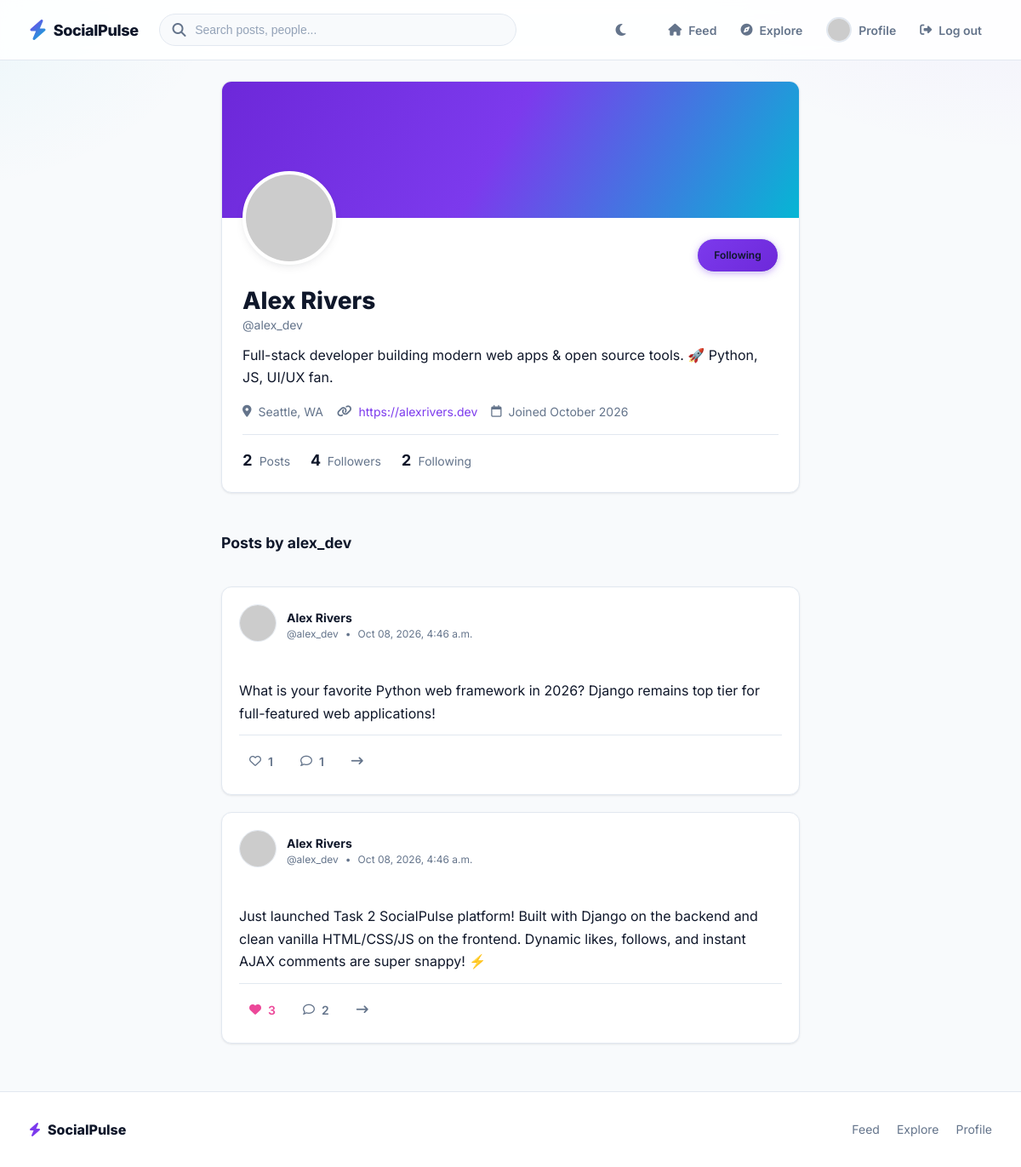
Screenshot of /profile/alex_dev/ (signed in) with the database file from the repository.
### social/models.py (models this page shows, shortened)
class Profile(models.Model):
    user = models.OneToOneField(User, on_delete=models.CASCADE, related_name='profile')
    bio = models.TextField(max_length=500, blank=True, default='')
    avatar = models.ImageField(upload_to='avatars/', blank=True, null=True)
    location = models.CharField(max_length=100, blank=True, default='')
    website = models.URLField(max_length=200, blank=True, default='')
    created_at = models.DateTimeField(auto_now_add=True)
    @property
    def avatar_url(self):
        if self.avatar and hasattr(self.avatar, 'url'):
            return self.avatar.url
        return f"https://ui-avatars.com/api/?name={self.user.username}&background=6366f1&color=ffffff&size=150"

class Post(models.Model):
    author = models.ForeignKey(User, on_delete=models.CASCADE, related_name='posts')
    content = models.TextField(max_length=500)
    image = models.ImageField(upload_to='posts/', blank=True, null=True)
    created_at = models.DateTimeField(auto_now_add=True)
    updated_at = models.DateTimeField(auto_now=True)
    class Meta:
        ordering = ['-created_at']
    @property
    def likes_count(self):
        return self.likes.count()
    @property
    def comments_count(self):
        return self.comments.count()

### social/views.py (the view)
# urls.py: path('profile/<str:username>/', views.profile_view, name='profile'),
@login_required
def profile_view(request, username):
    user_obj = get_object_or_404(User.objects.select_related('profile'), username=username)
    posts = user_obj.posts.all().select_related('author', 'author__profile').prefetch_related('likes', 'comments')
    user_liked_post_ids = set(Like.objects.filter(user=request.user).values_list('post_id', flat=True))
    for post in posts:
        post.is_liked = post.id in user_liked_post_ids
    followers_count = user_obj.followers_set.count()
    following_count = user_obj.following_set.count()
    is_following = Follow.objects.filter(follower=request.user, following=user_obj).exists() if request.user != user_obj else False
    context = {
        'profile_user': user_obj,
        'posts': posts,
        'followers_count': followers_count,
        'following_count': following_count,
        'is_following': is_following,
        'comment_form': CommentForm(),
    }
    return render(request, 'social/profile.html', context)

### social/forms.py
class CommentForm(forms.ModelForm):
    content = forms.CharField(
        widget=forms.TextInput(attrs={
            'placeholder': 'Write a comment...',
            'class': 'comment-input',
            'autocomplete': 'off'
        }),
        max_length=500
    )
    class Meta:
        model = Comment
        fields = ['content']

### social/templates/social/profile.html (shortened to what this page needs)
{% extends 'social/base.html' %}
{% load static %}
{% block content %}
<div class="layout-grid single-column">
    <div class="profile-header-card">
        <div class="profile-cover"></div>
        <div class="profile-details-container">
            <div class="profile-avatar-wrapper">
                <img src="{{ profile_user.profile.avatar_url }}" alt="{{ profile_user.username }}" class="profile-main-avatar">
            </div>
            <div class="profile-action-bar">
                {% if user == profile_user %}
                    <a href="{% url 'profile_edit' %}" class="btn btn-secondary btn-sm">
                        <i class="fa-solid fa-gear"></i> Edit Profile
                    </a>
                {% else %}
                    <button class="btn btn-primary btn-sm btn-follow {% if is_following %}following{% endif %}" data-url="{% url 'toggle_follow' username=profile_user.username %}">
                        <span>{% if is_following %}Following{% else %}Follow{% endif %}</span>
                    </button>
                {% endif %}
            </div>
            <h2 class="profile-user-name">
                {% if profile_user.get_full_name %}{{ profile_user.get_full_name }}{% else %}{{ profile_user.username }}{% endif %}
            </h2>
            <div class="profile-user-handle">@{{ profile_user.username }}</div>
            {% if profile_user.profile.bio %}
            <div class="profile-bio">
                {{ profile_user.profile.bio }}
            </div>
            {% endif %}
            <div class="profile-meta-row">
                {% if profile_user.profile.location %}
                <div class="meta-item">
                    <i class="fa-solid fa-location-dot"></i>
                    <span>{{ profile_user.profile.location }}</span>
                </div>
                {% endif %}
                {% if profile_user.profile.website %}
                <div class="meta-item">
                    <i class="fa-solid fa-link"></i>
                    <a href="{{ profile_user.profile.website }}" target="_blank" rel="noopener noreferrer" style="color: var(--primary-color);">
                        {{ profile_user.profile.website }}
                    </a>
                </div>
                {% endif %}
                <div class="meta-item">
                    <i class="fa-regular fa-calendar"></i>
                    <span>Joined {{ profile_user.date_joined|date:"F Y" }}</span>
                </div>
            </div>
            <div class="profile-stats-row">
                <div class="profile-stat-item">
                    <span class="profile-stat-count">{{ posts.count }}</span>
                    <span class="profile-stat-label">Posts</span>
                </div>
                <div class="profile-stat-item">
                    <span class="profile-stat-count" id="follower-count">{{ followers_count }}</span>
                    <span class="profile-stat-label">Followers</span>
                </div>
                <div class="profile-stat-item">
                    <span class="profile-stat-count">{{ following_count }}</span>
                    <span class="profile-stat-label">Following</span>
                </div>
            </div>
        </div>
    </div>
    <div style="margin-bottom: 1rem;">
        <h3 style="font-size: 1.1rem; font-weight: 700; color: var(--text-main);">
            Posts by {{ profile_user.username }}
        </h3>
    </div>
    <div class="posts-list">
        {% for post in posts %}
            {% include 'social/post_card.html' with post=post show_inline_comments=False %}
        {% endfor %}
    </div>
</div>
{% endblock %}

### social/templates/social/post_card.html (shortened to what this page needs)
<article class="post-card" id="post-{{ post.id }}">
    <div class="post-card-header">
        <div class="post-author-info">
            <a href="{% url 'profile' username=post.author.username %}">
                <img src="{{ post.author.profile.avatar_url }}" alt="{{ post.author.username }}" class="post-avatar">
            </a>
            <div class="author-details">
                <a href="{% url 'profile' username=post.author.username %}" class="author-name">
                    {% if post.author.get_full_name %}{{ post.author.get_full_name }}{% else %}{{ post.author.username }}{% endif %}
                </a>
                <div class="post-meta">
                    <span>@{{ post.author.username }}</span>
                    <span>•</span>
                    <span>{{ post.created_at|date:"M d, Y, g:i a" }}</span>
                </div>
            </div>
        </div>
    </div>
    <div class="post-content">
        {{ post.content }}
    </div>
    <div class="post-card-footer">
        <button class="post-action-btn like-btn {% if post.is_liked %}liked{% endif %}" data-url="{% url 'toggle_like' pk=post.id %}" aria-label="Like post">
            <i class="{% if post.is_liked %}fa-solid{% else %}fa-regular{% endif %} fa-heart" aria-hidden="true"></i>
            <span class="like-count">{{ post.likes_count }}</span>
        </button>
        <a href="{% url 'post_detail' pk=post.id %}" class="post-action-btn" aria-label="View comments">
            <i class="fa-regular fa-comment" aria-hidden="true"></i>
            <span class="comments-count-num" id="comment-count-{{ post.id }}">{{ post.comments_count }}</span>
        </a>
        <a href="{% url 'post_detail' pk=post.id %}" class="post-action-btn" title="View details" aria-label="View post details">
            <i class="fa-solid fa-arrow-right-long" aria-hidden="true"></i>
        </a>
    </div>
</article>

### rows the page displays
Post: author.get_full_name "Alex Rivers", author.username "alex_dev", created_at "Oct 08, 2026, 4:46 a.m.", content "What is your favorite Python web framework in 2026? Django remains top tier for full-featured web applications!", likes_count "1", comments_count "1"
Post: author.get_full_name "Alex Rivers", author.username "alex_dev", created_at "Oct 08, 2026, 4:46 a.m.", content "Just launched Task 2 SocialPulse platform! Built with Django on the backend and clean vanilla HTML/CSS/JS on the frontend. Dynamic likes, follows, and instant AJAX comments are super snappy! ⚡️", likes_count "3", comments_count "2"

### other values shown
{{ profile_user.get_full_name }} "Alex Rivers"
{{ profile_user.username }} "alex_dev"
{{ profile_user.profile.bio }} "Full-stack developer building modern web apps & open source tools. 🚀 Python, JS, UI/UX fan."
{{ profile_user.profile.location }} "Seattle, WA"
{{ profile_user.profile.website }} "https://alexrivers.dev"
{{ profile_user.date_joined|date:"F Y" }} "October 2026"
{{ posts.count }} "2"
{{ followers_count }} "4"
{{ following_count }} "2"
